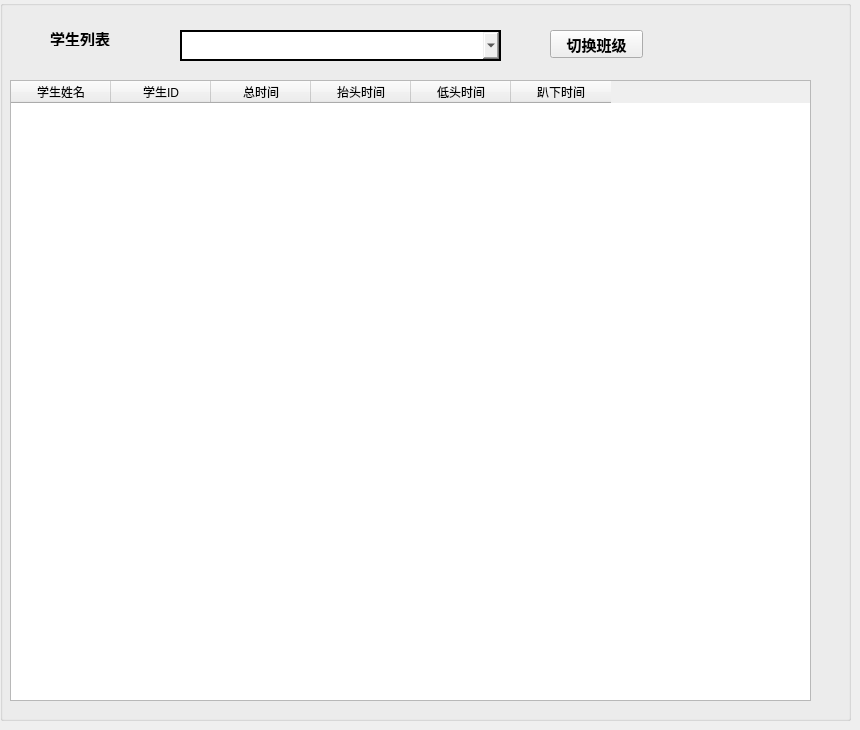
        <widget class="QWidget" name="page_2">
         <widget class="QGroupBox" name="groupBox_10">
          <property name="geometry">
           <rect>
            <x>0</x>
            <y>0</y>
            <width>851</width>
            <height>721</height>
           </rect>
          </property>
          <property name="title">
           <string/>
          </property>
          <widget class="QTableWidget" name="tableWidget">
           <property name="geometry">
            <rect>
             <x>10</x>
             <y>80</y>
             <width>801</width>
             <height>621</height>
            </rect>
           </property>
           <column>
            <property name="text">
             <string>学生姓名</string>
            </property>
           </column>
           <column>
            <property name="text">
             <string>学生ID</string>
            </property>
           </column>
           <column>
            <property name="text">
             <string>总时间</string>
            </property>
           </column>
           <column>
            <property name="text">
             <string>抬头时间</string>
            </property>
           </column>
           <column>
            <property name="text">
             <string>低头时间</string>
            </property>
           </column>
           <column>
            <property name="text">
             <string>趴下时间</string>
            </property>
           </column>
          </widget>
          <widget class="QWidget" name="widget_4" native="true">
           <property name="geometry">
            <rect>
             <x>10</x>
             <y>10</y>
             <width>821</width>
             <height>61</height>
            </rect>
           </property>
           <widget class="QLabel" name="label_8">
            <property name="geometry">
             <rect>
              <x>40</x>
              <y>20</y>
              <width>81</width>
              <height>16</height>
             </rect>
            </property>
            <property name="font">
             <font>
              <family>Arial</family>
              <pointsize>11</pointsize>
              <weight>75</weight>
              <bold>true</bold>
             </font>
            </property>
            <property name="text">
             <string>学生列表</string>
            </property>
           </widget>
           <widget class="QComboBox" name="comboBox_6">
            <property name="geometry">
             <rect>
              <x>170</x>
              <y>20</y>
              <width>321</width>
              <height>31</height>
             </rect>
            </property>
            <property name="styleSheet">
             <string notr="true">border:2px solid rgb(0,0,0)</string>
            </property>
           </widget>
           <widget class="QPushButton" name="pushButton_15">
            <property name="geometry">
             <rect>
              <x>540</x>
              <y>20</y>
              <width>93</width>
              <height>28</height>
             </rect>
            </property>
            <property name="font">
             <font>
              <pointsize>11</pointsize>
              <weight>75</weight>
              <bold>true</bold>
             </font>
            </property>
            <property name="styleSheet">
             <string notr="true"/>
            </property>
            <property name="text">
             <string>切换班级</string>
            </property>
           </widget>
          </widget>
         </widget>
        </widget>
